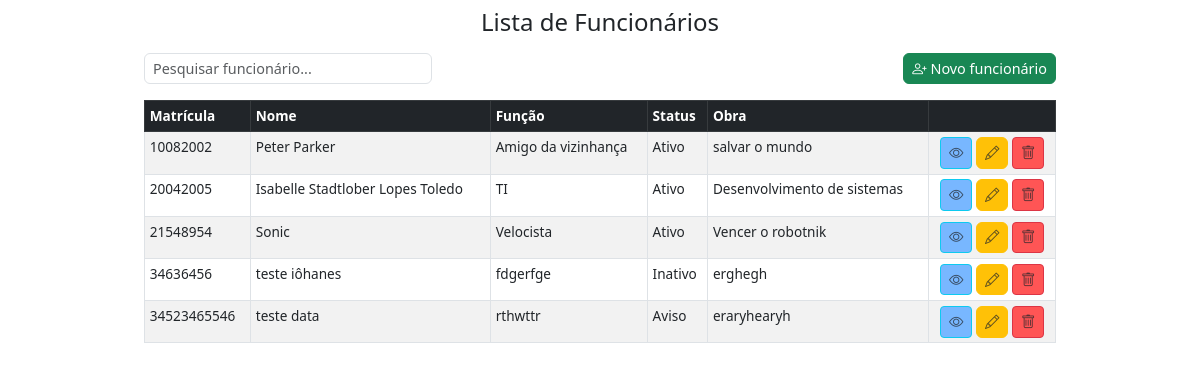
The app's page /listar/, older data.
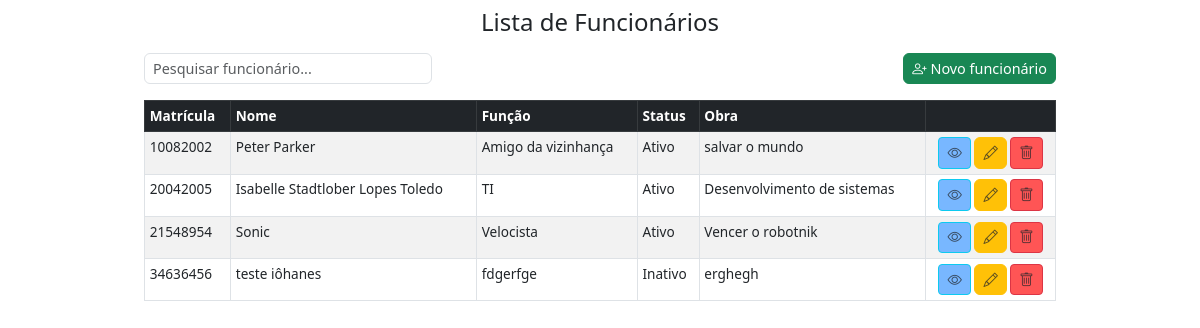
The same page, newer data.
### core/models.py (models this page shows, shortened)
class Funcionario(models.Model):
    matricula = models.CharField(max_length=100, default='', primary_key=True)
    data_nascimento = models.DateField(null=True, blank=True)
    nome = models.CharField(max_length=100, default='')
    funcao = models.CharField( max_length=100, verbose_name="Função", default='')
    nivel_funcao = models.IntegerField(choices=NIVEL_FUNCAO_CHOICES, default=1)
    status = models.CharField(max_length=2, choices=STATUS_CHOICES, default='A')
    obra = models.CharField(max_length=150, default='')
    foto = models.ImageField(upload_to='fotos_funcionarios/', blank=True, null=True)
    cpf = models.CharField(max_length=14, blank=True, null=True)
    data_admissao = models.DateField(null=True, blank=True)
    cep = models.CharField(max_length=9, blank=True, null=True)
    logradouro = models.CharField(max_length=255, blank=True, null=True)
    numero = models.CharField(max_length=10, blank=True, null=True)
    complemento = models.CharField(max_length=100, blank=True, null=True)
    bairro = models.CharField(max_length=100, blank=True, null=True)
    cidade = models.CharField(max_length=100, blank=True, null=True)
    uf = models.CharField(max_length=2, blank=True, null=True)
    ordem_servico = models.FileField(upload_to='ordens_servico/', blank=True, null=True)
    contrato_trabalho = models.FileField(upload_to='contratos_trabalho/', blank=True, null=True)
    @property
    def idade(self):
        if not self.data_nascimento:
            return None
        hoje = date.today()
        return hoje.year - self.data_nascimento.year - ((hoje.month, hoje.day) < (self.data_nascimento.month, self.data_nascimento.day))

### core/views.py (the view)
class ListFuncionario(ListView):
    template_name = 'index.html'
    model = Funcionario
    context_object_name = 'funcionarios'
    def get_context_data(self, **kwargs):
        context = super().get_context_data(**kwargs)
        def calcula_idade(data_nascimento):
            if not data_nascimento:
                return None
            hoje = date.today()
            return hoje.year - data_nascimento.year - ((hoje.month, hoje.day) < (data_nascimento.month, data_nascimento.day))
        funcionarios_com_idade = []
        for f in context['funcionarios']:
            idade = calcula_idade(f.data_nascimento)
            funcionarios_com_idade.append({
                'funcionario': f,
                'idade': idade,
            })
        context['funcionarios_com_idade'] = funcionarios_com_idade
        if 'form' not in context:
            context['form'] = FuncionarioForm()
        return context

### core/templatetags/form_tags.py (called while the page is built)
@register.filter(name='add_class')
def add_class(field, css_class):
    return field.as_widget(attrs={"class": css_class})

### core/templates/index.html (shortened to what this page needs)
{% extends 'base.html' %}
{% block content %}
{% load static %}
{% load form_tags %}
<div class="container mt-3">
    <div class="container mt-3">
        <div class="row mb-3 align-items-center">
            <div class="col-md-4">
                <input id="searchInput" type="search" class="form-control" placeholder="Pesquisar funcionário...">
            </div>
            <div class="col-md-8 text-end">
                <button class="btn btn-success" data-bs-toggle="modal" data-bs-target="#funcionarioModal"
                    onclick="setCreateMode()"><i class="bi bi-person-plus"></i> Novo funcionário
                </button>
            </div>
        </div>
        <table class="table table-bordered table-striped">
            <thead class="table-dark">
                <tr>
                    <th scope="col">Matrícula</th>
                    <th scope="col">Nome</th>
                    <th scope="col">Função</th>
                    <th scope="col">Status</th>
                    <th scope="col">Obra</th>
                    <th></th>
                </tr>
            </thead>
            <tbody>
                {% for funcionario in funcionarios %}
                <tr>
                    <td>{{ funcionario.matricula }}</td>
                    <td>{{ funcionario.nome }}</td>
                    <td>{{ funcionario.funcao }}</td>
                    <td>{{ funcionario.get_status_display }}</td>
                    <td>{{ funcionario.obra }}</td>
                    <td class="text-center">
                        <button type="button" class="btn btn-sm btn-info text-white" style="background-color: #78b7ff;"
                            data-bs-toggle="modal" data-bs-target="#viewModal{{ funcionario.matricula }}">
                            <i class="bi bi-eye text-muted"></i>
                        </button>
                        <button type="button" class="btn btn-warning text-white" data-bs-toggle="modal"
                            data-bs-target="#funcionarioModal" data-matricula="{{ funcionario.matricula }}"
                            data-data-nascimento="{{ funcionario.data_nascimento|date:'Y-m-d' }}"
                            data-nome="{{ funcionario.nome }}" data-cpf="{{ funcionario.cpf }}"
                            data-funcao="{{ funcionario.funcao }}" data-nivel_funcao="{{ funcionario.nivel_funcao }}"
                            data-status="{{ funcionario.status }}" data-obra="{{ funcionario.obra }}"
                            data-data_admissao="{{ funcionario.data_admissao|date:'Y-m-d' }}"
                            data-cep="{{ funcionario.cep }}" data-logradouro="{{ funcionario.logradouro }}"
                            data-bairro="{{ funcionario.bairro }}" data-cidade="{{ funcionario.cidade }}"
                            data-uf="{{ funcionario.uf }}" data-numero="{{ funcionario.numero }}"
                            data-complemento="{{ funcionario.complemento }}" {%if funcionario.foto %}
                            data-foto-url="{{ funcionario.foto.url }}" {% else %} data-foto-url="" {% endif %}
                            data-ordem-servico-existe="{% if funcionario.ordem_servico %}true{% else %}false{% endif %}"
                            data-contrato-trabalho-existe="{% if funcionario.contrato_trabalho %}true{% else %}false{% endif %}"
                            onclick="handleEditClick(this)">
                            <i class="bi bi-pencil text-muted"></i>
                        </button>
                        <button type="button" class="btn btn-sm btn-danger text-white"
                            style="background-color: #ff5555;" data-bs-toggle="modal"
                            data-bs-target="#deleteModal{{ funcionario.matricula }}">
                            <i class="bi bi-trash text-muted"></i>
                        </button>
                    </td>
                </tr>
                {% empty %}
                <tr>
                    <td colspan="5" class="text-center">Nenhum funcionário cadastrado.</td>
                </tr>
                {% endfor %}
            </tbody>
        </table>
    </div>
        {% endblock %}

Row changes from the older to the newer data that the page shows:
removed Funcionario: matricula "34523465546", nome "teste data", funcao "rthwttr", status "Aviso", obra "eraryhearyh"
